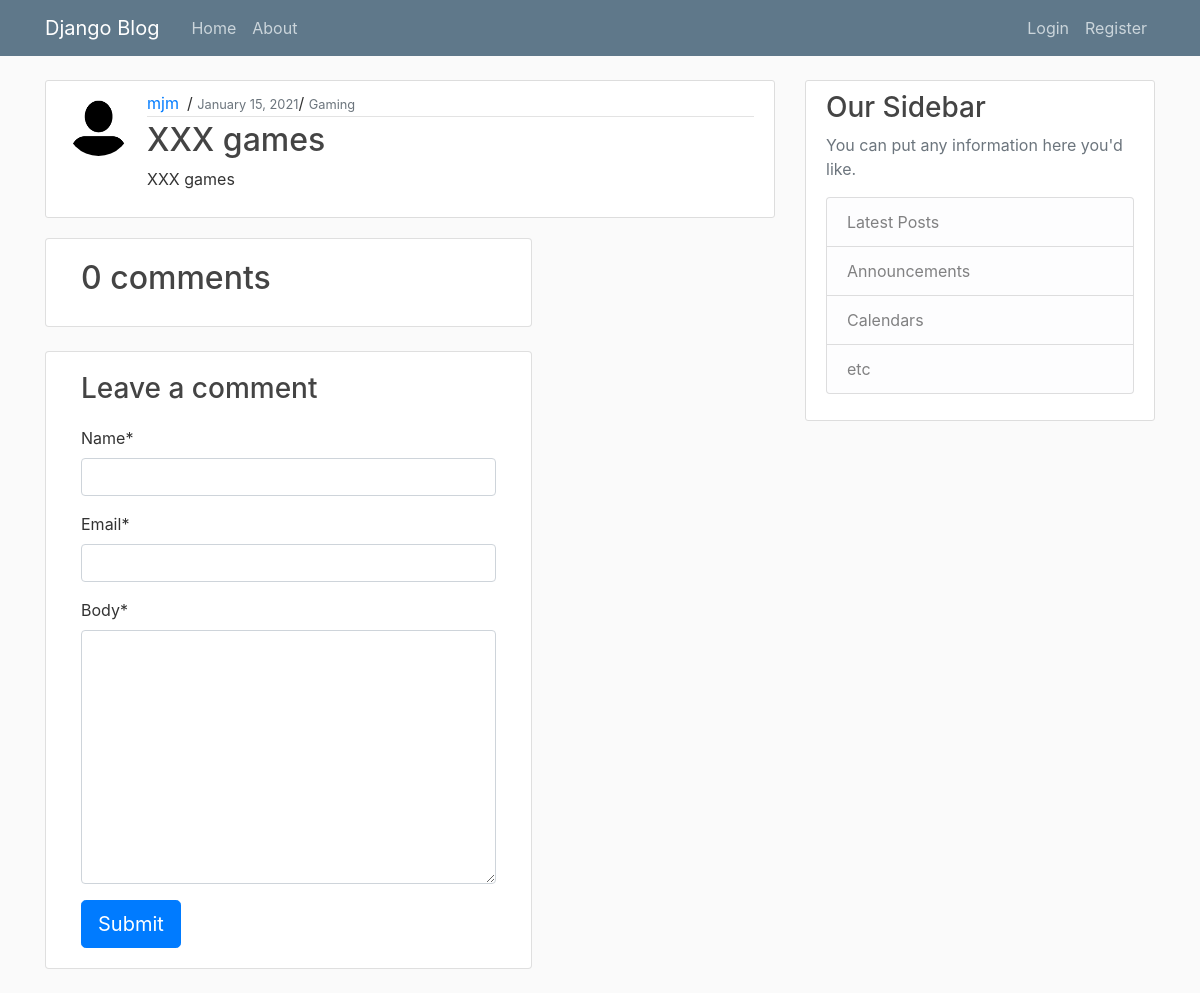
/post/3/, run on an earlier commit of the app's database.
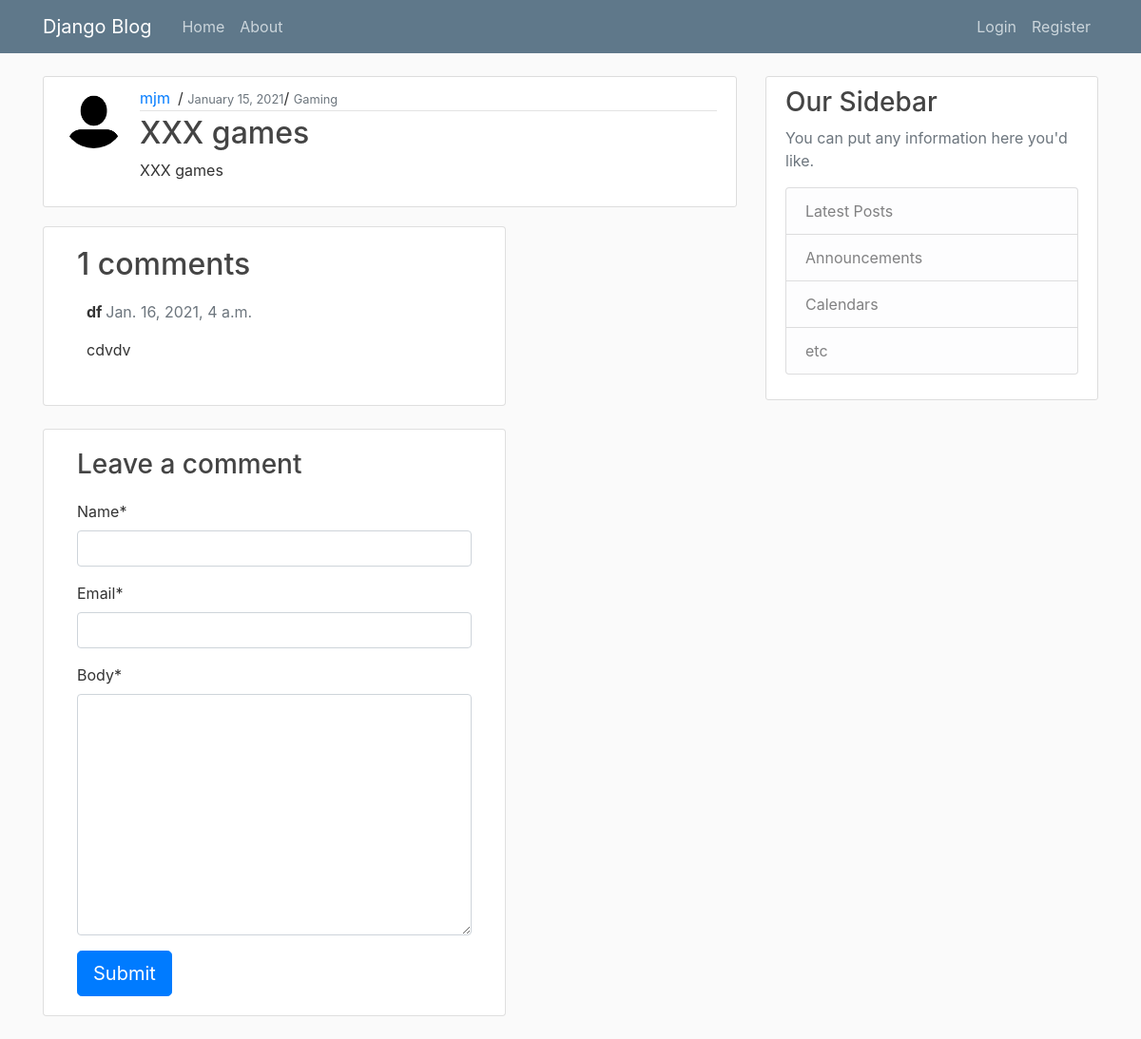
And on a later commit of the database.
### blog/models.py (models this page shows, shortened)
class Comment(models.Model):
    post = models.ForeignKey(Post,on_delete=models.CASCADE,related_name='comments')
    name = models.CharField(max_length=80)
    email = models.EmailField()
    body = models.TextField()
    created_on = models.DateTimeField(auto_now_add=True)
    active = models.BooleanField(default=True)
    class Meta:
        ordering = ['created_on']

### blog/views.py (the view)
# urls.py: path('post/<int:pk>/', views.post_detail, name='post-detail'),
def post_detail(request, pk):
    template_name = 'blog/post_detail.html'
    post = get_object_or_404(Post, pk=pk)
    comments = post.comments.filter(active=True)
    new_comment = None
    if request.method == 'POST':
        comment_form = CommentForm(data=request.POST)
        if comment_form.is_valid():
            new_comment = comment_form.save(commit=False)
            new_comment.post = post
            new_comment.save()
    else:
        comment_form = CommentForm()
    return render(request, template_name, {'post': post,
                                           'comments': comments,
                                           'new_comment': new_comment,
                                           'comment_form': comment_form})

### blog/forms.py
class CommentForm(forms.ModelForm):
    class Meta:
        model = Comment
        fields = ('name', 'email', 'body')

### blog/templates/blog/post_detail.html (shortened to what this page needs)
{% extends "blog/base.html" %}
{% load crispy_forms_tags %}
{% block content %}
  <article class="media content-section">
    <img class="rounded-circle article-img" src="{{ post.author.profile.image.url }}">
    <div class="media-body">
      <div class="article-metadata">
        <a class="mr-2" href="#">{{ post.author }}</a>/
        <small class="text-muted">{{ post.date_posted|date:"F d, Y" }}</small>/
        <small class="text-muted">{{ post.category}}</small>
      </div>
      <h2 class="article-title">{{ post.title }}</h2>
      <p class="article-content">{{ post.content }}</p>
    </div>
  </article>
  <div class="col-md-8 card mb-4  mt-3 ">
    <div class="card-body">
      <h2>{{ comments.count }} comments</h2>
      {% for comment in comments %}
      <div class="comments" style="padding: 10px;">
        <p class="font-weight-bold">
          {{ comment.name }}
          <span class=" text-muted font-weight-normal">
            {{ comment.created_on }}
          </span>
        </p>
        {{ comment.body | linebreaks }}
      </div>
      {% endfor %}
    </div>
  </div>
  <div class="col-md-8 card mb-4  mt-3 ">
    <div class="card-body">
      <h3>Leave a comment</h3>
      <form method="post" style="margin-top: 1.3em;">
        {{ comment_form | crispy }}
        <button type="submit" class="btn btn-primary  btn-lg">Submit</button>
      </form>
    </div>
  </div>
{% endblock content %}

What changed in the data, as far as the page shows it:
added Comment: name "df", created_on "Jan. 16, 2021, 4 a.m.", body "cdvdv"
Also different on the page:
{{ comments.count }}: "0" → "1"
